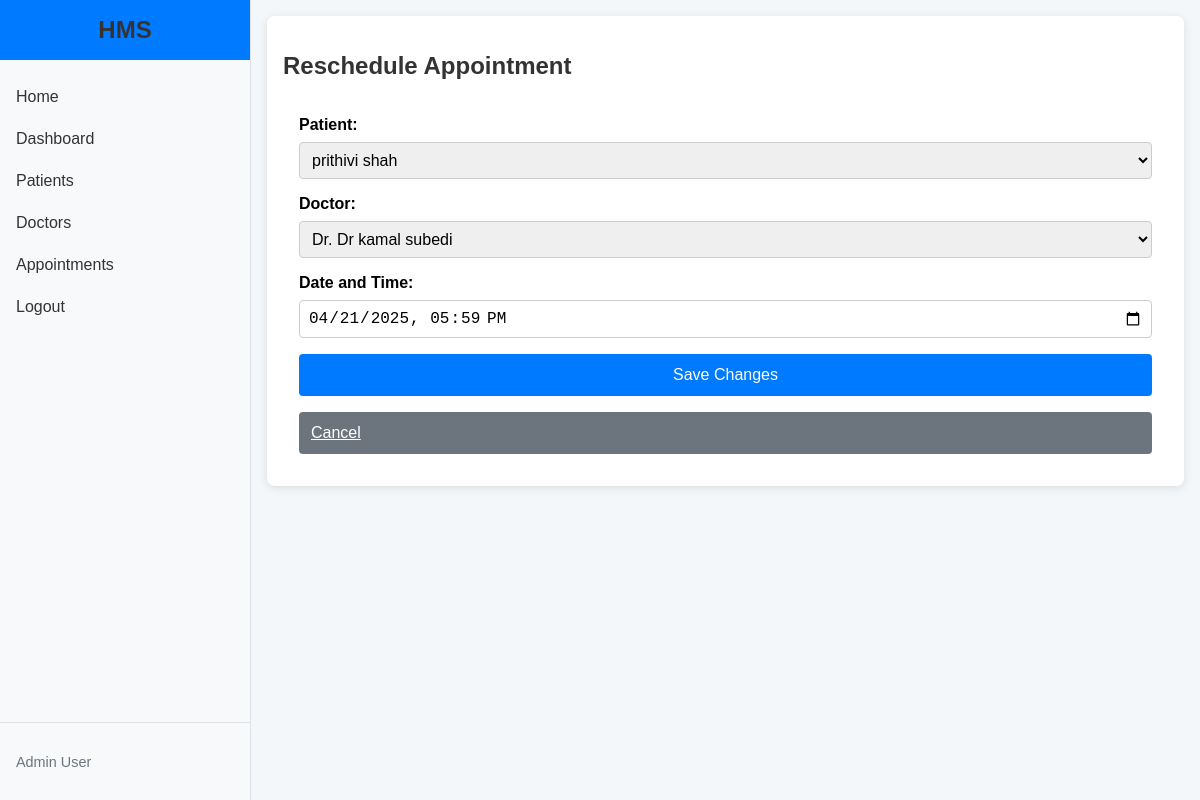
/appointments/edit/3/ (signed in), run on the app's committed database.
### core/models.py (models this page shows, shortened)
class Appointment(models.Model):
    patient = models.ForeignKey(Patient, on_delete=models.CASCADE)
    doctor = models.ForeignKey(Doctor, on_delete=models.CASCADE)
    appointment_date = models.DateTimeField()
    created_at = models.DateTimeField(auto_now_add=True)

### core/views.py (the view)
# urls.py: path('appointments/edit/<int:id>/', views.edit_appointment, name='edit_appointment'),
@login_required
def edit_appointment(request, id):
    appointment = get_object_or_404(Appointment, id=id)
    if request.method == 'POST':
        form = AppointmentForm(request.POST, instance=appointment)
        if form.is_valid():
            form.save()
            return redirect('appointment_list')
    else:
        form = AppointmentForm(instance=appointment)
    return render(request, 'edit_appointment.html', {'form': form, 'appointment': appointment})

### core/forms.py
class AppointmentForm(forms.ModelForm):
    class Meta:
        model = Appointment
        fields = ['patient', 'doctor', 'appointment_date']
        widgets = {
            'appointment_date': forms.DateTimeInput(attrs={'type': 'datetime-local'}),
            'patient': forms.Select(),
            'doctor': forms.Select(),
        }

### core/models.py (called while the page is built)
    def __str__(self):
        return f"{self.first_name} {self.last_name}"

    def __str__(self):
        return f"Dr. {self.name}"

### templates/edit_appointment.html (shortened to what this page needs)
{% extends 'base.html' %}
{% load static %}
{% block content %}
    <div class="content-wrapper">
        <div class="form-container">
            <h2>Reschedule Appointment</h2>
            <form method="post" class="appointment-form">
                <div class="form-group">
                    <label for="{{ form.patient.id_for_label }}">Patient:</label>
                    {{ form.patient }}
                </div>
                <div class="form-group">
                    <label for="{{ form.doctor.id_for_label }}">Doctor:</label>
                    {{ form.doctor }}
                </div>
                <div class="form-group">
                    <label for="{{ form.appointment_date.id_for_label }}">Date and Time:</label>
                    {{ form.appointment_date }}
                </div>
                <button type="submit" class="btn btn-primary">Save Changes</button>
                <a href="{% url 'appointment_list' %}" class="btn btn-secondary">Cancel</a>
            </form>
        </div>
    </div>
{% endblock %}

### static/css/style.css (style rules this page uses)
body { font-family: Arial, sans-serif; background-color: #f4f7fa; margin: 0; padding: 0; }
h2, h3 { color: #333; }
.form-group { display: flex; flex-direction: column; }
.form-group label { margin-bottom: 0.5rem; font-weight: bold; }
.form-group input, .form-group select, .form-group textarea { padding: 0.5rem; border: 1px solid #ccc; border-radius: 4px; font-size: 1rem; }
.btn { padding: 0.75rem; border: none; border-radius: 4px; cursor: pointer; font-size: 1rem; }
.btn-primary { background-color: #007bff; color: white; }
.btn-secondary { background-color: #6c757d; color: white; }
.form-container, .home-container { max-width: none; margin: 0; padding: 1rem; background: white; border-radius: 8px; box-shadow: 0 2px 10px rgba(0,0,0,0.1); }
.content-wrapper { max-width: 1200px; margin: 0 auto; }
.appointment-form { display: flex; flex-direction: column; gap: 1rem; background: white; padding: 1rem; border-radius: 8px; }

### data on the page
Appointment: patient "prithivi shah", doctor "Dr. Dr kamal subedi", appointment_date "04/21/2025 17:59"
